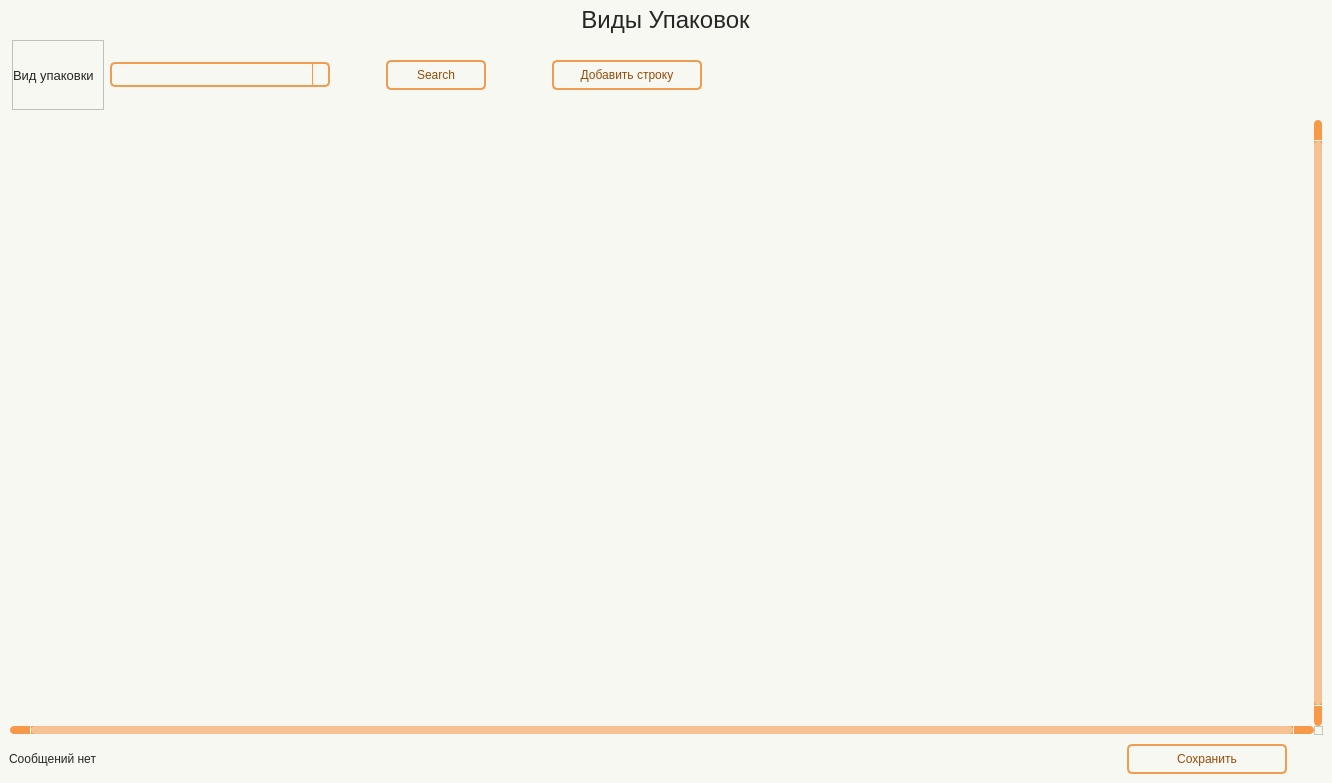
<?xml version="1.0" encoding="UTF-8"?>
<ui version="4.0">
 <class>Form</class>
 <widget class="QWidget" name="Form">
  <property name="geometry">
   <rect>
    <x>0</x>
    <y>0</y>
    <width>1332</width>
    <height>783</height>
   </rect>
  </property>
  <property name="minimumSize">
   <size>
    <width>930</width>
    <height>650</height>
   </size>
  </property>
  <property name="windowTitle">
   <string>Form</string>
  </property>
  <property name="styleSheet">
   <string notr="true">Form.QWidget{border: 2px solid #f28223;}

QWidget{
	background-color: #f8f8f2;
}

#Title_label.QLabel {
color: #262626;
font: 18pt &quot;Tahoma&quot;;
}

QLabel {
color: #262626;
font: 10pt &quot;Tahoma&quot;;
}

QPushButton {
	border: 2px solid #f09d54;
	border-radius: 5px;
	background-color: #f8f8f2;
	color: #964b09;
	font: 10pt &quot;Tahoma&quot;;
}

QPushButton:hover {
	background-color: #f28223;
	color: #ffffff;
}

QPushButton:pressed {
	background-color: #f28223;
	border: 2px solid #f28223;
	color: #ffffff;
}


QTableWidget {	
	background-color: #f8f8f2;
	padding: 10px;
	border-radius: 5px;
	gridline-color: #f8994a;
    outline: none;
	color: #262626;
}
QTableWidget::item{
	border-color: #f8994a;
	padding-left: 5px;
	padding-right: 5px;
	gridline-color: #f8994a;
	color: #262626;
	padding: 1px;
    font: 7pt &quot;Tahoma&quot;; 
}
QTableWidget::item:selected{
	background-color: #f28223;
    color: #ffffff;
}
QTableWidget::item:editable {
	background-color: #fff5cc;
	border: #ffffff;
}
QTableWidget::item:focus {
	background-color: #f28223;
	border: 2px solid #ffffff;
}
QHeaderView::section{
	background-color: #f8f8f2;
	border: none;
	border-style: none;
}
QTableWidget::horizontalHeader {	
	background-color: #f8994a;
	font: 10pt &quot;Tahoma&quot;;
}
QHeaderView::section:horizontal {
    border: 1px solid #f8994a;
	background-color: #ffd4af;
	padding: 3px;
	border-top-left-radius: 7px;
    border-top-right-radius: 7px;
    color: #262626;
}
QHeaderView::section:vertical {
    border: 1px solid #f8994a;
	color: #262626;
}

QLineEdit {
	background-color: #f8f8f2;
	border-radius: 5px;
	border: 2px solid #f09d54;
	padding-left: 10px;
	selection-color: rgb(255, 255, 255);
	selection-background-color: #f28223;
    color: #262626;
}
QLineEdit:hover {
	border: 2px solid #f28223;
}
QLineEdit:focus {
	border: 2px solid #f28223;
}

/* Стили для множественного выбора */
QListWidget {
    background-color: #f8f8f2;
    border: 2px solid #f09d54;
    border-radius: 5px;
    color: #262626;
    font: 10pt &quot;Tahoma&quot;;
}

QListWidget::item {
    padding: 5px;
    border-bottom: 1px solid #f8994a;
}

QListWidget::item:selected {
    background-color: #f28223;
    color: #ffffff;
}

QListWidget::item:hover {
    background-color: #ffd4af;
}

/* Улучшенная видимость чекбоксов */
QCheckBox::indicator {
    width: 16px;
    height: 16px;
}

QCheckBox::indicator:unchecked {
    border: 2px solid #f09d54;
    background-color: #f8f8f2;
    border-radius: 3px;
}

QCheckBox::indicator:checked {
    border: 2px solid #f28223;
    background-color: #f28223;
    border-radius: 3px;
    image: url(:/icon/icon/check.svg);
}

QCheckBox::indicator:hover {
    border: 2px solid #f28223;
}

QComboBox {
	background-color: #f8f8f2;
	border-radius: 5px;
	border: 2px solid #f09d54;
	padding-left: 10px;
	selection-color: #f28223;
	selection-background-color: #f28223;
    color: #262626;
	font: 9pt &quot;Tahoma&quot;;
}
QComboBox:hover {
	border: 2px solid #f28223;
	
}
QComboBox:focus {
	border: 2px solid #f28223;
}

QComboBox QAbstractItemView::item {
	color: #262626;
}
QComboBox QAbstractItemView::item::selected {
	background-color: #f09d54;
	color: #ffffff;
}

QComboBox::down-arrow {
	
	image: url(:/icon/icon/chevron-down — копия — копия.svg);
}
QComboBox::drop-down {
    subcontrol-origin: padding;
    subcontrol-position: top right;
    width: 15px;
    border-left-width: 1px;
    border-left-color: #f8994a;
    border-left-style: solid; /* just a single line */
    border-top-right-radius: 3px; /* same radius as the QComboBox */
    border-bottom-right-radius: 3px;
	color: #262626;
}

QScrollBar:horizontal {
    border: none;
    background: #f8994a;
    height: 8px;
    margin: 0px 21px 0 21px;
	border-radius: 0px;
}
QScrollBar::handle:horizontal {
    background: #f6c294;
    min-width: 20px;
	border-radius: 4px
}
QScrollBar::add-line:horizontal {
    border: none;
    background: #f8994a;
    width: 20px;
	border-top-right-radius: 4px;
    border-bottom-right-radius: 4px;
    subcontrol-position: right;
    subcontrol-origin: margin;
}
QScrollBar::sub-line:horizontal {
    border: none;
    background: #f8994a;
    width: 20px;
	border-top-left-radius: 4px;
    border-bottom-left-radius: 4px;
    subcontrol-position: left;
    subcontrol-origin: margin;
}
QScrollBar::up-arrow:horizontal, QScrollBar::down-arrow:horizontal
{
     background: none;
}
QScrollBar::add-page:horizontal, QScrollBar::sub-page:horizontal
{
     background: none;
}
 QScrollBar:vertical {
	border: none;
    background-color: #f8994a;
    width: 8px;
    margin: 21px 0 21px 0;
	border-radius: 0px;
 }
 QScrollBar::handle:vertical {	
	background: #f6c294;
    min-height: 25px;
	border-radius: 4px
 }
 QScrollBar::add-line:vertical {
     border: none;
    background: #f8994a;
     height: 20px;
	border-bottom-left-radius: 4px;
    border-bottom-right-radius: 4px;
     subcontrol-position: bottom;
     subcontrol-origin: margin;
 }
 QScrollBar::sub-line:vertical {
	border: none;
    background: #f8994a;
     height: 20px;
	border-top-left-radius: 4px;
    border-top-right-radius: 4px;
     subcontrol-position: top;
     subcontrol-origin: margin;
 }
 QScrollBar::up-arrow:vertical, QScrollBar::down-arrow:vertical {
     background: none;
 }

 QScrollBar::add-page:vertical, QScrollBar::sub-page:vertical {
     background: none;
 }

QDateEdit {
    background-color: #f8f8f2;
    border-radius: 5px;
    border: 2px solid #f09d54;
    padding-left: 10px; /* Add left padding */
    padding-right: 10px; /* Add right padding to accommodate the dropdown arrow */
    color: #262626;
    font: 10pt &quot;Tahoma&quot;;
    min-width: 80px; /* Minimum width to prevent text clipping */
}

QDateEdit:hover {
    border: 2px solid #f28223;
}

QDateEdit:focus {
    border: 2px solid #f28223;
}

QDateEdit::drop-down {
    subcontrol-origin: padding;
    subcontrol-position: top right;
    width: 25px; /* Keep the dropdown arrow width */
    border-left-width: 1px;
    border-left-color: #f8994a;
    border-left-style: solid;
    border-top-right-radius: 3px;
    border-bottom-right-radius: 3px;
    background-color: #f8f8f2;
}

QDateEdit::down-arrow {
	image: url(:/icon/icon/chevron-down — копия — копия.svg);
    width: 16px;
    height: 16px;
}

/* Calendar Styling */
QCalendarWidget {
    background-color: #f8f8f2;
    border: 2px solid #f28223;
    color: #262626;
}

QCalendarWidget QWidget {
    color: #262626;
}

QCalendarWidget QAbstractItemView {
    background-color: #f8f8f2;
    selection-background-color: #f28223;
    selection-color: #ffffff;
}

QCalendarWidget QToolButton {
    background-color: #ffd4af;
    color: #262626;
    font: 10pt &quot;Tahoma&quot;;
    border-radius: 3px;
    padding: 5px;
}

QCalendarWidget QToolButton:hover {
    background-color: #f28223;
    color: #ffffff;
}

QCalendarWidget QMenu {
    background-color: #f8f8f2;
    border: 1px solid #f28223;
}

QCalendarWidget QSpinBox {
    background-color: #f8f8f2;
    color: #262626;
    border: 1px solid #f09d54;
}

QCalendarWidget QSpinBox::up-button {
    subcontrol-origin: border;
    subcontrol-position: top right;
    width: 15px;
    border-left-width: 1px;
    border-left-color: #f8994a;
    border-left-style: solid;
}

QCalendarWidget QSpinBox::down-button {
    subcontrol-origin: border;
    subcontrol-position: bottom right;
    width: 15px;
    border-left-width: 1px;
    border-left-color: #f8994a;
    border-left-style: solid;
}

QCalendarWidget QSpinBox::up-arrow {
	image: url(:/icon/icon/chevron-up — копия — копия.svg);
    width: 10px;
    height: 10px;
}

QCalendarWidget QSpinBox::down-arrow {
	image: url(:/icon/icon/chevron-down — копия — копия.svg);
    width: 10px;
    height: 10px;
}

QTabWidget::pane {
    border: none;
    background: #f8f8f2;
}

QTabBar::tab {
    background-color: #ffd4af;   /* как шапка таблицы */
    color: #262626;
    padding: 6px 12px;
    min-height: 24px;
    border: 1px solid #f8994a;
    border-bottom: none;
    margin-right: 2px;
}

QTabBar::tab:selected {
    background-color: #f28223;
    color: #ffffff;
}

QTabBar::tab:!selected {
    background-color: #ffd4af;
    color: #262626;
}

QTabBar::tab:hover:!selected {
    background-color: #f6c294;
    color: #262626;
}
</string>
  </property>
  <layout class="QHBoxLayout" name="horizontalLayout">
   <property name="leftMargin">
    <number>0</number>
   </property>
   <property name="topMargin">
    <number>0</number>
   </property>
   <property name="rightMargin">
    <number>0</number>
   </property>
   <property name="bottomMargin">
    <number>0</number>
   </property>
   <item>
    <widget class="QWidget" name="widget" native="true">
     <layout class="QVBoxLayout" name="verticalLayout">
      <property name="spacing">
       <number>0</number>
      </property>
      <property name="leftMargin">
       <number>0</number>
      </property>
      <property name="topMargin">
       <number>0</number>
      </property>
      <property name="rightMargin">
       <number>0</number>
      </property>
      <property name="bottomMargin">
       <number>9</number>
      </property>
      <item alignment="Qt::AlignmentFlag::AlignHCenter">
       <widget class="QLabel" name="Title_label">
        <property name="minimumSize">
         <size>
          <width>0</width>
          <height>40</height>
         </size>
        </property>
        <property name="maximumSize">
         <size>
          <width>16777215</width>
          <height>40</height>
         </size>
        </property>
        <property name="font">
         <font>
          <family>Tahoma</family>
          <pointsize>18</pointsize>
          <italic>false</italic>
          <bold>false</bold>
         </font>
        </property>
        <property name="layoutDirection">
         <enum>Qt::LayoutDirection::LeftToRight</enum>
        </property>
        <property name="text">
         <string>Виды Упаковок</string>
        </property>
        <property name="alignment">
         <set>Qt::AlignmentFlag::AlignCenter</set>
        </property>
       </widget>
      </item>
      <item>
       <widget class="QFrame" name="frame_Search">
        <property name="minimumSize">
         <size>
          <width>0</width>
          <height>70</height>
         </size>
        </property>
        <property name="maximumSize">
         <size>
          <width>16777215</width>
          <height>150</height>
         </size>
        </property>
        <layout class="QHBoxLayout" name="horizontalLayout_2">
         <property name="leftMargin">
          <number>12</number>
         </property>
         <property name="topMargin">
          <number>0</number>
         </property>
         <property name="rightMargin">
          <number>0</number>
         </property>
         <property name="bottomMargin">
          <number>0</number>
         </property>
         <item>
          <widget class="QFrame" name="frame">
           <property name="frameShape">
            <enum>QFrame::Shape::StyledPanel</enum>
           </property>
           <property name="frameShadow">
            <enum>QFrame::Shadow::Raised</enum>
           </property>
           <layout class="QVBoxLayout" name="verticalLayout_2">
            <property name="leftMargin">
             <number>0</number>
            </property>
            <property name="topMargin">
             <number>3</number>
            </property>
            <property name="rightMargin">
             <number>9</number>
            </property>
            <property name="bottomMargin">
             <number>3</number>
            </property>
            <item>
             <widget class="QLabel" name="label_5">
              <property name="font">
               <font>
                <family>Tahoma</family>
                <pointsize>10</pointsize>
                <italic>false</italic>
                <bold>false</bold>
               </font>
              </property>
              <property name="text">
               <string>Вид упаковки</string>
              </property>
             </widget>
            </item>
           </layout>
          </widget>
         </item>
         <item>
          <widget class="QFrame" name="frame_2">
           <property name="minimumSize">
            <size>
             <width>220</width>
             <height>0</height>
            </size>
           </property>
           <property name="maximumSize">
            <size>
             <width>300</width>
             <height>16777215</height>
            </size>
           </property>
           <layout class="QVBoxLayout" name="verticalLayout_3">
            <property name="spacing">
             <number>6</number>
            </property>
            <property name="leftMargin">
             <number>0</number>
            </property>
            <property name="topMargin">
             <number>3</number>
            </property>
            <property name="rightMargin">
             <number>0</number>
            </property>
            <property name="bottomMargin">
             <number>3</number>
            </property>
            <item>
             <widget class="QComboBox" name="line_PackType">
              <property name="minimumSize">
               <size>
                <width>0</width>
                <height>25</height>
               </size>
              </property>
              <property name="maximumSize">
               <size>
                <width>16777215</width>
                <height>25</height>
               </size>
              </property>
              <property name="currentText">
               <string/>
              </property>
              <property name="currentIndex">
               <number>-1</number>
              </property>
             </widget>
            </item>
           </layout>
          </widget>
         </item>
         <item>
          <spacer name="horizontalSpacer">
           <property name="orientation">
            <enum>Qt::Orientation::Horizontal</enum>
           </property>
           <property name="sizeType">
            <enum>QSizePolicy::Policy::Fixed</enum>
           </property>
           <property name="sizeHint" stdset="0">
            <size>
             <width>50</width>
             <height>20</height>
            </size>
           </property>
          </spacer>
         </item>
         <item>
          <widget class="QFrame" name="frame_3">
           <property name="minimumSize">
            <size>
             <width>110</width>
             <height>0</height>
            </size>
           </property>
           <property name="maximumSize">
            <size>
             <width>93</width>
             <height>16777215</height>
            </size>
           </property>
           <layout class="QVBoxLayout" name="verticalLayout_4" stretch="0">
            <property name="spacing">
             <number>0</number>
            </property>
            <property name="leftMargin">
             <number>0</number>
            </property>
            <property name="topMargin">
             <number>0</number>
            </property>
            <property name="rightMargin">
             <number>0</number>
            </property>
            <property name="bottomMargin">
             <number>0</number>
            </property>
            <item>
             <widget class="QPushButton" name="btn_Search">
              <property name="minimumSize">
               <size>
                <width>100</width>
                <height>30</height>
               </size>
              </property>
              <property name="maximumSize">
               <size>
                <width>92</width>
                <height>16777215</height>
               </size>
              </property>
              <property name="text">
               <string>Search</string>
              </property>
              <property name="icon">
               <iconset resource="../resource.qrc">
                <normaloff>:/icon/icon/search — копия — копия.svg</normaloff>:/icon/icon/search — копия — копия.svg</iconset>
              </property>
             </widget>
            </item>
           </layout>
          </widget>
         </item>
         <item>
          <spacer name="horizontalSpacer_2">
           <property name="orientation">
            <enum>Qt::Orientation::Horizontal</enum>
           </property>
           <property name="sizeType">
            <enum>QSizePolicy::Policy::Fixed</enum>
           </property>
           <property name="sizeHint" stdset="0">
            <size>
             <width>50</width>
             <height>20</height>
            </size>
           </property>
          </spacer>
         </item>
         <item>
          <widget class="QPushButton" name="btn_AddLine">
           <property name="minimumSize">
            <size>
             <width>150</width>
             <height>30</height>
            </size>
           </property>
           <property name="text">
            <string>Добавить строку</string>
           </property>
           <property name="icon">
            <iconset resource="../resource.qrc">
             <normaloff>:/icon/icon/plus-circle — копия — копия.svg</normaloff>:/icon/icon/plus-circle — копия — копия.svg</iconset>
           </property>
          </widget>
         </item>
         <item>
          <spacer name="horizontalSpacer_3">
           <property name="orientation">
            <enum>Qt::Orientation::Horizontal</enum>
           </property>
           <property name="sizeHint" stdset="0">
            <size>
             <width>361</width>
             <height>20</height>
            </size>
           </property>
          </spacer>
         </item>
        </layout>
       </widget>
      </item>
      <item>
       <widget class="QTableWidget" name="table">
        <property name="verticalScrollBarPolicy">
         <enum>Qt::ScrollBarPolicy::ScrollBarAlwaysOn</enum>
        </property>
        <property name="horizontalScrollBarPolicy">
         <enum>Qt::ScrollBarPolicy::ScrollBarAlwaysOn</enum>
        </property>
        <property name="sizeAdjustPolicy">
         <enum>QAbstractScrollArea::SizeAdjustPolicy::AdjustToContents</enum>
        </property>
        <property name="autoScrollMargin">
         <number>10</number>
        </property>
        <property name="selectionMode">
         <enum>QAbstractItemView::SelectionMode::SingleSelection</enum>
        </property>
        <property name="textElideMode">
         <enum>Qt::TextElideMode::ElideMiddle</enum>
        </property>
        <property name="sortingEnabled">
         <bool>true</bool>
        </property>
        <property name="wordWrap">
         <bool>false</bool>
        </property>
        <property name="rowCount">
         <number>0</number>
        </property>
        <property name="columnCount">
         <number>0</number>
        </property>
        <attribute name="horizontalHeaderCascadingSectionResizes">
         <bool>true</bool>
        </attribute>
        <attribute name="horizontalHeaderMinimumSectionSize">
         <number>55</number>
        </attribute>
        <attribute name="horizontalHeaderDefaultSectionSize">
         <number>100</number>
        </attribute>
        <attribute name="horizontalHeaderShowSortIndicator" stdset="0">
         <bool>true</bool>
        </attribute>
        <attribute name="horizontalHeaderStretchLastSection">
         <bool>true</bool>
        </attribute>
        <attribute name="verticalHeaderVisible">
         <bool>false</bool>
        </attribute>
        <attribute name="verticalHeaderCascadingSectionResizes">
         <bool>true</bool>
        </attribute>
        <attribute name="verticalHeaderMinimumSectionSize">
         <number>24</number>
        </attribute>
        <attribute name="verticalHeaderDefaultSectionSize">
         <number>25</number>
        </attribute>
        <attribute name="verticalHeaderHighlightSections">
         <bool>false</bool>
        </attribute>
       </widget>
      </item>
      <item>
       <widget class="QFrame" name="frame_Update">
        <property name="minimumSize">
         <size>
          <width>0</width>
          <height>0</height>
         </size>
        </property>
        <property name="maximumSize">
         <size>
          <width>16777215</width>
          <height>50</height>
         </size>
        </property>
        <layout class="QHBoxLayout" name="horizontalLayout_4">
         <property name="spacing">
          <number>0</number>
         </property>
         <property name="leftMargin">
          <number>0</number>
         </property>
         <property name="topMargin">
          <number>0</number>
         </property>
         <property name="rightMargin">
          <number>0</number>
         </property>
         <property name="bottomMargin">
          <number>0</number>
         </property>
         <item>
          <widget class="QFrame" name="frame_4">
           <property name="minimumSize">
            <size>
             <width>0</width>
             <height>0</height>
            </size>
           </property>
           <layout class="QVBoxLayout" name="verticalLayout_5">
            <property name="topMargin">
             <number>0</number>
            </property>
            <property name="rightMargin">
             <number>0</number>
            </property>
            <property name="bottomMargin">
             <number>0</number>
            </property>
            <item>
             <widget class="QLabel" name="label_msg">
              <property name="text">
               <string>Сообщений нет</string>
              </property>
             </widget>
            </item>
           </layout>
          </widget>
         </item>
         <item>
          <widget class="QFrame" name="frame_5">
           <property name="minimumSize">
            <size>
             <width>120</width>
             <height>0</height>
            </size>
           </property>
           <property name="maximumSize">
            <size>
             <width>250</width>
             <height>16777215</height>
            </size>
           </property>
           <layout class="QHBoxLayout" name="horizontalLayout_3">
            <property name="spacing">
             <number>0</number>
            </property>
            <property name="leftMargin">
             <number>0</number>
            </property>
            <property name="topMargin">
             <number>0</number>
            </property>
            <property name="rightMargin">
             <number>0</number>
            </property>
            <property name="bottomMargin">
             <number>0</number>
            </property>
            <item>
             <widget class="QPushButton" name="btn_Save">
              <property name="minimumSize">
               <size>
                <width>160</width>
                <height>30</height>
               </size>
              </property>
              <property name="maximumSize">
               <size>
                <width>160</width>
                <height>16777215</height>
               </size>
              </property>
              <property name="text">
               <string>Сохранить</string>
              </property>
              <property name="icon">
               <iconset resource="../resource.qrc">
                <normaloff>:/icon/icon/save — копия — копия.svg</normaloff>:/icon/icon/save — копия — копия.svg</iconset>
              </property>
             </widget>
            </item>
           </layout>
          </widget>
         </item>
        </layout>
       </widget>
      </item>
     </layout>
    </widget>
   </item>
  </layout>
 </widget>
 <resources>
  <include location="../resource.qrc"/>
 </resources>
 <connections/>
</ui>
